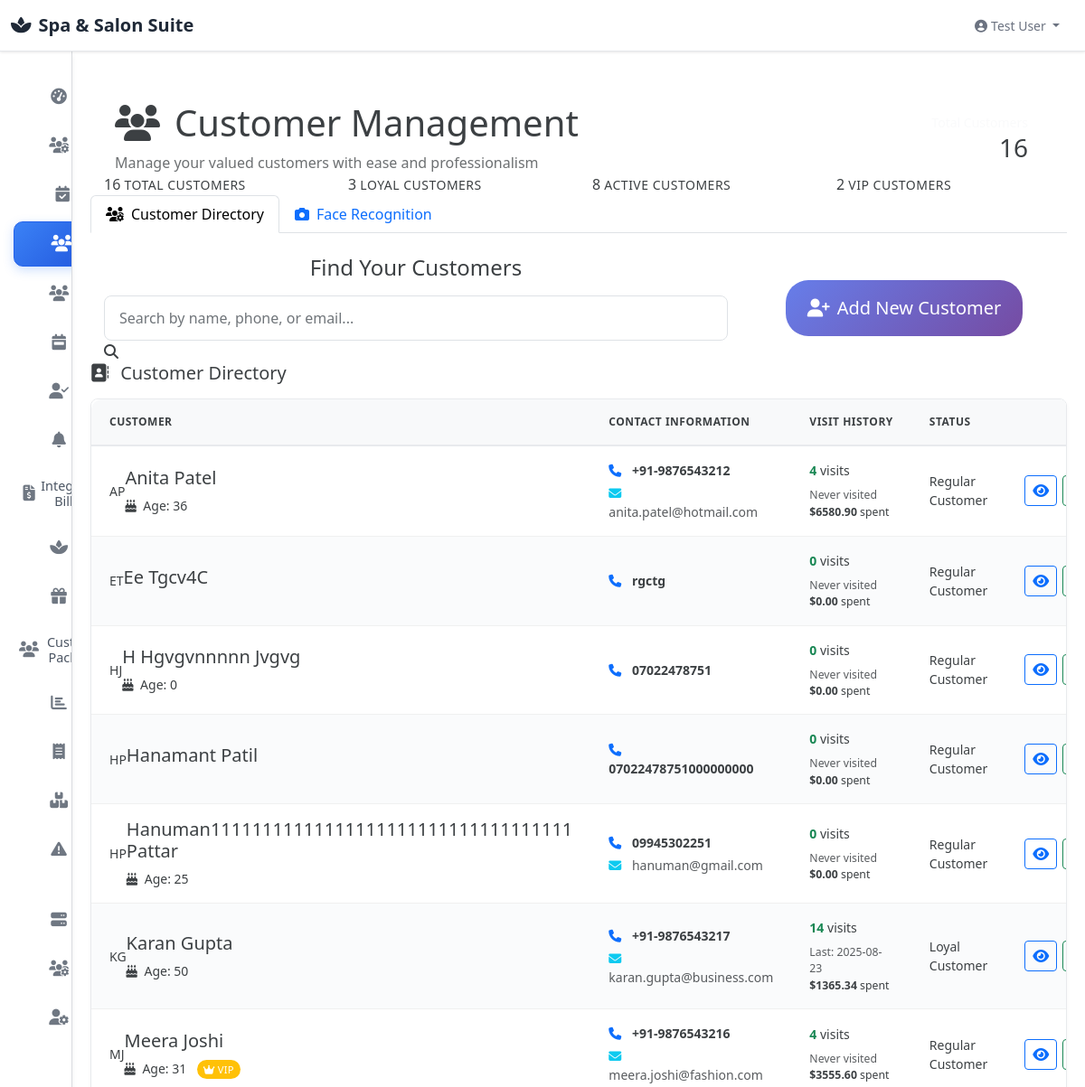
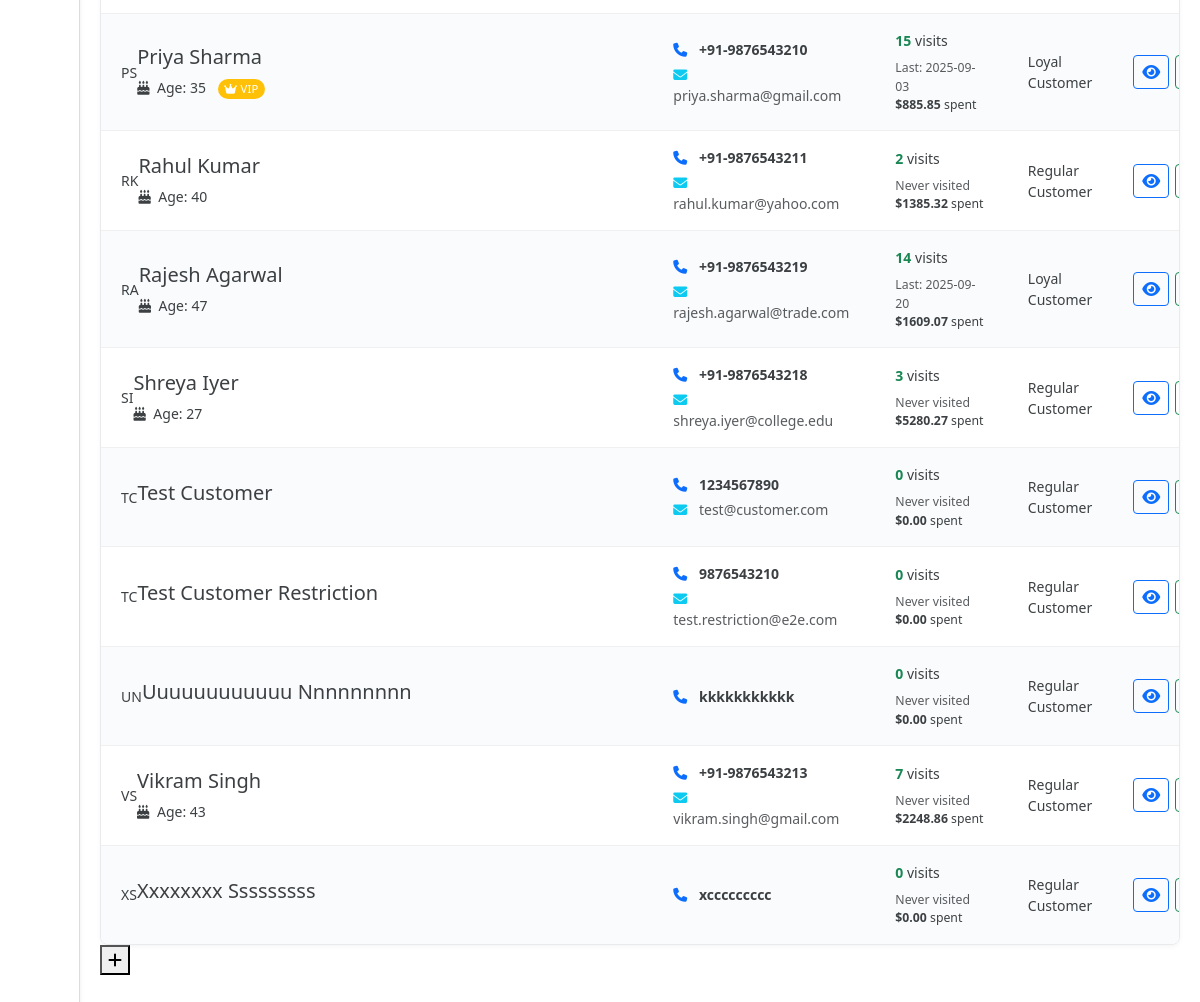
The app's page /clients (signed in) with its own data (2 pictures, top to bottom).
### models.py (models this page shows)
class Customer(db.Model):
    __tablename__ = 'client'  # Keep table name for backward compatibility
    id = db.Column(db.Integer, primary_key=True)
    first_name = db.Column(db.String(50), nullable=False)
    last_name = db.Column(db.String(50), nullable=False)
    email = db.Column(db.String(120), unique=True, nullable=True, index=True)
    phone = db.Column(db.String(20), nullable=False)
    date_of_birth = db.Column(db.Date)
    gender = db.Column(db.String(10))
    address = db.Column(db.Text)
    created_at = db.Column(db.DateTime, default=datetime.utcnow)
    last_visit = db.Column(db.DateTime)
    total_visits = db.Column(db.Integer, default=0)
    total_spent = db.Column(db.Float, default=0.0)
    is_active = db.Column(db.Boolean, default=True)
    preferences = db.Column(db.Text)
    allergies = db.Column(db.Text)
    notes = db.Column(db.Text)
    face_encoding = db.Column(db.Text)  # Store face encoding as JSON string
    face_image_url = db.Column(db.String(255))  # Store face image path
    loyalty_points = db.Column(db.Integer, default=0)
    is_vip = db.Column(db.Boolean, default=False)
    preferred_communication = db.Column(db.String(20), default='email')  # email, sms, whatsapp
    marketing_consent = db.Column(db.Boolean, default=True)
    reminder_preferences = db.Column(db.Text)  # JSON for reminder settings
    referral_source = db.Column(db.String(100))
    lifetime_value = db.Column(db.Float, default=0.0)
    last_no_show = db.Column(db.DateTime)
    no_show_count = db.Column(db.Integer, default=0)
    appointments = db.relationship('Appointment', backref='client', lazy=True)
    @property
    def full_name(self):
        return f"{self.first_name} {self.last_name}"
    @property
    def status(self):
        if not self.is_active:
            return 'Inactive'
        elif self.last_visit and (datetime.utcnow() - self.last_visit).days > 90:
            return 'Inactive Customer'
        elif self.total_visits >= 10:
            return 'Loyal Customer'
        else:
            return 'Regular Customer'

### modules/clients/clients_views.py (the view)
@app.route('/customers')
@app.route('/clients')  # Keep for backward compatibility
@login_required
def customers():
    if not current_user.can_access('clients'):
        flash('Access denied', 'danger')
        return redirect(url_for('dashboard'))
    search_query = request.args.get('search', '')
    if search_query:
        customers_list = search_customers(search_query)
    else:
        customers_list = get_all_customers()
    form = CustomerForm()
    advanced_form = AdvancedCustomerForm()
    return render_template('customers.html',
                         customers=customers_list,
                         form=form,
                         advanced_form=advanced_form,
                         search_query=search_query)

### templates/customers.html (shortened to what this page needs)
{% extends "base.html" %}
{% block content %}
<div class="container-fluid">
    <div class="customer-management-header">
        <div class="container">
            <div class="row align-items-center">
                <div class="col-md-8">
                    <h1 class="mb-0 display-6">
                        <i class="fas fa-users me-3"></i>Customer Management
                    </h1>
                    <p class="mb-0 mt-2 opacity-75">Manage your valued customers with ease and professionalism</p>
                </div>
                <div class="col-md-4 text-end">
                    <div class="d-flex align-items-center justify-content-end">
                        <div class="me-3">
                            <small class="text-light opacity-75">Total Customers</small>
                            <div class="h3 mb-0">{{ customers|length if customers else 0 }}</div>
                        </div>
                    </div>
                </div>
            </div>
        </div>
    </div>
    {% if customers %}
    <div class="stats-overview">
        <div class="row">
            <div class="col-md-3">
                <div class="stat-item">
                    <span class="stat-number">{{ customers|length }}</span>
                    <span class="stat-label">Total Customers</span>
                </div>
            </div>
            <div class="col-md-3">
                <div class="stat-item">
                    <span class="stat-number">{{ customers|selectattr("status", "equalto", "Loyal Customer")|list|length }}</span>
                    <span class="stat-label">Loyal Customers</span>
                </div>
            </div>
            <div class="col-md-3">
                <div class="stat-item">
                    <span class="stat-number">{{ customers|selectattr("total_visits", "gt", 0)|list|length }}</span>
                    <span class="stat-label">Active Customers</span>
                </div>
            </div>
            <div class="col-md-3">
                <div class="stat-item">
                    <span class="stat-number">{{ customers|selectattr("is_vip", "equalto", true)|list|length }}</span>
                    <span class="stat-label">VIP Customers</span>
                </div>
            </div>
        </div>
    </div>
    {% endif %}
    <div class="tabs-modern mb-4">
        <ul class="nav nav-tabs" id="customerTabs" role="tablist">
            <li class="nav-item" role="presentation">
                <button class="nav-link active" id="management-tab" data-bs-toggle="tab" data-bs-target="#management" type="button" role="tab">
                    <i class="fas fa-users-cog me-2"></i>Customer Directory
                </button>
            </li>
            <li class="nav-item" role="presentation">
                <button class="nav-link" id="face-capture-tab" data-bs-toggle="tab" data-bs-target="#face-capture" type="button" role="tab">
                    <i class="fas fa-camera me-2"></i>Face Recognition
                </button>
            </li>
        </ul>
    </div>
    <div class="tab-content" id="customerTabsContent">
        <div class="tab-pane fade show active" id="management" role="tabpanel">
            <div class="search-section">
                <div class="row align-items-center">
                    <div class="col-md-8">
                        <h4 class="mb-3 text-center">Find Your Customers</h4>
                        <form method="GET" class="search-input-group">
                            <input type="text" class="form-control" name="search"
                                   placeholder="Search by name, phone, or email..."
                                   value="{{ search_query }}">
                            <i class="fas fa-search search-icon"></i>
                        </form>
                    </div>
                    <div class="col-md-4 text-center mt-3 mt-md-0">
                        <button type="button" class="btn btn-lg btn-primary px-4 py-3"
                                data-bs-toggle="modal" data-bs-target="#addCustomerModal"
                                style="border-radius: 25px; background: linear-gradient(135deg, #667eea 0%, #764ba2 100%); border: none;">
                            <i class="fas fa-user-plus me-2"></i>Add New Customer
                        </button>
                    </div>
                </div>
            </div>
            <div class="professional-card">
                <div class="card-header-gradient">
                    <h5 class="mb-0">
                        <i class="fas fa-address-book me-2"></i>
                        Customer Directory
                    </h5>
                </div>
                <div class="card-body p-0">
                    {% if customers %}
                        <div class="spa-table-responsive">
                            <table class="spa-table mb-0">
                                <thead>
                                    <tr>
                                        <th>Customer</th>
                                        <th>Contact Information</th>
                                        <th>Visit History</th>
                                        <th>Status</th>
                                        <th class="text-center">Actions</th>
                                    </tr>
                                </thead>
                                <tbody>
                                    {% for customer in customers %}
                                    <tr data-customer-id="{{ customer.id }}">
                                        <td>
                                            <div class="d-flex align-items-center">
                                                <div class="customer-avatar">
                                                    {{ customer.first_name[0] }}{{ customer.last_name[0] }}
                                                </div>
                                                <div class="customer-info">
                                                    <h5>{{ customer.full_name }}</h5>
                                                    <div class="customer-meta">
                                                        {% if customer.date_of_birth %}
                                                            <i class="fas fa-birthday-cake me-1"></i>
                                                            Age: {{ utils.calculate_age(customer.date_of_birth) }}
                                                        {% endif %}
                                                        {% if customer.is_vip %}
                                                            <span class="badge bg-warning ms-2">
                                                                <i class="fas fa-crown"></i> VIP
                                                            </span>
                                                        {% endif %}
                                                    </div>
                                                </div>
                                            </div>
                                        </td>
                                        <td>
                                            <div>
                                                <i class="fas fa-phone me-2 text-primary"></i>
                                                <strong>{{ customer.phone }}</strong>
                                            </div>
                                            {% if customer.email %}
                                            <div class="mt-1">
                                                <i class="fas fa-envelope me-2 text-info"></i>
                                                <span class="text-muted">{{ customer.email }}</span>
                                            </div>
                                            {% endif %}
                                        </td>
                                        <td>
                                            <div class="mb-2">
                                                <strong class="text-success">{{ customer.total_visits }}</strong> visits
                                            </div>
                                            <div class="small text-muted">
                                                {% if customer.last_visit %}
                                                    Last: {{ utils.format_date(customer.last_visit.date()) }}
                                                {% else %}
                                                    Never visited
                                                {% endif %}
                                            </div>
                                            <div class="small">
                                                <strong>{{ utils.format_currency(customer.total_spent) }}</strong> spent
                                            </div>
                                        </td>
                                        <td>
                                            <span class="status-badge bg-{{ utils.get_status_badge_class(customer.status.lower().replace(' ', '_')) }}">
                                                {{ customer.status }}
                                            </span>
                                        </td>
                                        <td>
                                            <div class="action-buttons justify-content-center">
                                                <button class="btn btn-action btn-outline-primary"
                                                        data-bs-toggle="modal"
                                                        data-bs-target="#viewCustomerModal"
                                                        onclick="viewCustomer({{ customer.id if customer.id else 'null' }})"
                                                        title="View Details">
                                                    <i class="fas fa-eye"></i>
                                                </button>
                                                <button class="btn btn-action btn-outline-success"
                                                        onclick="bookAppointment({{ customer.id if customer.id else 'null' }})"
                                                        title="Book Appointment">
                                                </button>
                                            </div>
                                        </td>
                                    </tr>
                                    {% endfor %}
                                </tbody>
                            </table>
                        </div>
                    {% endif %}
                </div>
            </div>
        </div>
    </div>
</div>
<button type="button" class="floating-add-button" data-bs-toggle="modal" data-bs-target="#addCustomerModal">
    <i class="fas fa-plus"></i>
</button>
{% endblock %}

### records on screen
Customer: first_name "A", last_name "P", full_name "Anita Patel", calculate_age "36", phone "+91-9876543212", email "anita.patel@hotmail.com", total_visits "4", shows "Never visited", format_currency "$6580.90", status "Regular Customer"
Customer: first_name "E", last_name "T", full_name "Ee Tgcv4C", phone "rgctg", total_visits "0", shows "Never visited", format_currency "$0.00", status "Regular Customer"
Customer: first_name "H", last_name "J", full_name "H Hgvgvnnnnn Jvgvg", calculate_age "0", phone "07022478751", total_visits "0", shows "Never visited", format_currency "$0.00", status "Regular Customer"
Customer: first_name "H", last_name "P", full_name "Hanamant Patil", phone "07022478751000000000", total_visits "0", shows "Never visited", format_currency "$0.00", status "Regular Customer"
Customer: first_name "H", last_name "P", full_name "Hanuman11111111111111111111111111111111111 Pattar", calculate_age "25", phone "09945302251", email "hanuman@gmail.com", total_visits "0", shows "Never visited", format_currency "$0.00", status "Regular Customer"
Customer: first_name "K", last_name "G", full_name "Karan Gupta", calculate_age "50", phone "+91-9876543217", email "karan.gupta@business.com", total_visits "14", format_date "2025-08-23", format_currency "$1365.34", status "Loyal Customer"
Customer: first_name "M", last_name "J", full_name "Meera Joshi", calculate_age "31", is_vip True (drawn), phone "+91-9876543216", email "meera.joshi@fashion.com", total_visits "4", shows "Never visited", format_currency "$3555.60", status "Regular Customer"
Customer: first_name "P", last_name "S", full_name "Priya Sharma", calculate_age "35", is_vip True (drawn), phone "+91-9876543210", email "priya.sharma@gmail.com", total_visits "15", format_date "2025-09-03", format_currency "$885.85", status "Loyal Customer"
Customer: first_name "R", last_name "K", full_name "Rahul Kumar", calculate_age "40", phone "+91-9876543211", email "rahul.kumar@yahoo.com", total_visits "2", shows "Never visited", format_currency "$1385.32", status "Regular Customer"
Customer: first_name "R", last_name "A", full_name "Rajesh Agarwal", calculate_age "47", phone "+91-9876543219", email "rajesh.agarwal@trade.com", total_visits "14", format_date "2025-09-20", format_currency "$1609.07", status "Loyal Customer"
Customer: first_name "S", last_name "I", full_name "Shreya Iyer", calculate_age "27", phone "+91-9876543218", email "shreya.iyer@college.edu", total_visits "3", shows "Never visited", format_currency "$5280.27", status "Regular Customer"
Customer: first_name "T", last_name "C", full_name "Test Customer", phone "1234567890", email "test@customer.com", total_visits "0", shows "Never visited", format_currency "$0.00", status "Regular Customer"
Customer: first_name "T", last_name "C", full_name "Test Customer Restriction", phone "9876543210", email "test.restriction@e2e.com", total_visits "0", shows "Never visited", format_currency "$0.00", status "Regular Customer"
Customer: first_name "U", last_name "N", full_name "Uuuuuuuuuuuu Nnnnnnnnn", phone "kkkkkkkkkkk", total_visits "0", shows "Never visited", format_currency "$0.00", status "Regular Customer"
Customer: first_name "V", last_name "S", full_name "Vikram Singh", calculate_age "43", phone "+91-9876543213", email "vikram.singh@gmail.com", total_visits "7", shows "Never visited", format_currency "$2248.86", status "Regular Customer"
Customer: first_name "X", last_name "S", full_name "Xxxxxxxx Sssssssss", phone "xccccccccc", total_visits "0", shows "Never visited", format_currency "$0.00", status "Regular Customer"

### other values on screen
{{ customers|length if customers else 0 }} "16"
{{ customers|length }} "16"
{{ customers|selectattr("total_visits", "gt", 0)|list|length }} "8"
{{ customers|selectattr("is_vip", "equalto", true)|list|length }} "2"
